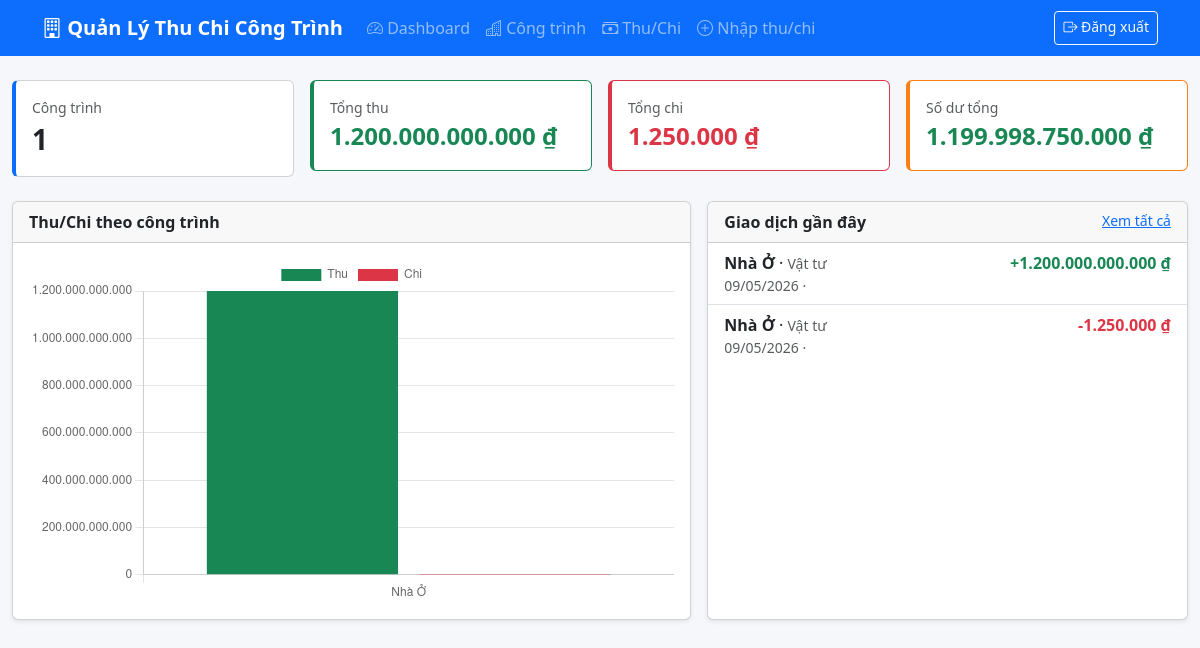
/index.php (signed in), run on the app's committed database.
### tables this page shows
CREATE TABLE giao_dich (
    id INTEGER PRIMARY KEY AUTOINCREMENT,
    cong_trinh_id INTEGER NOT NULL,
    loai TEXT NOT NULL CHECK(loai IN ('thu','chi')),
    danh_muc TEXT,
    so_tien REAL NOT NULL DEFAULT 0,
    ngay TEXT NOT NULL,
    mo_ta TEXT,
    created_at TEXT DEFAULT CURRENT_TIMESTAMP, nguoi_thu_chi TEXT,
    FOREIGN KEY(cong_trinh_id) REFERENCES cong_trinh(id) ON DELETE CASCADE
);

### includes/bootstrap.php (called while the page is built, shortened)
<?php
$CONFIG = require __DIR__ . '/../config.php';
function db(): PDO {
    static $pdo = null;
    if ($pdo) return $pdo;
    global $CONFIG;
    $pdo = new PDO('sqlite:' . $CONFIG['db_path']);
    $pdo->setAttribute(PDO::ATTR_ERRMODE, PDO::ERRMODE_EXCEPTION);
    $pdo->setAttribute(PDO::ATTR_DEFAULT_FETCH_MODE, PDO::FETCH_ASSOC);
    $pdo->exec('PRAGMA foreign_keys = ON');
    return $pdo;
}
function e(?string $s): string { return htmlspecialchars((string)$s, ENT_QUOTES, 'UTF-8'); }
function base_url(string $path = ''): string {
    $script = dirname($_SERVER['SCRIPT_NAME']);
    $root = preg_replace('#/(congtrinh|giaodich|baocao|auth)$#', '', $script);
    return rtrim($root, '/') . '/' . ltrim($path, '/');
}
function fmt_money($n): string {
    return number_format((float)$n, 0, ',', '.') . ' ₫';
}
function fmt_date(?string $d): string {
    $ts = strtotime($d);
    return $ts ? date('d/m/Y', $ts) : e($d);
}

### index.php (the view, shortened to what this page needs)
<?php
require __DIR__ . '/includes/bootstrap.php';
$tot = db()->query("SELECT
  COALESCE(SUM(CASE WHEN loai='thu' THEN so_tien END),0) thu,
  COALESCE(SUM(CASE WHEN loai='chi' THEN so_tien END),0) chi,
  COUNT(*) n FROM giao_dich")->fetch();
$ctCount = (int)db()->query('SELECT COUNT(*) FROM cong_trinh')->fetchColumn();
$recent = db()->query("SELECT g.*, c.ten ct_ten FROM giao_dich g
  JOIN cong_trinh c ON c.id=g.cong_trinh_id ORDER BY g.id DESC LIMIT 8")->fetchAll();
$byCt = db()->query("SELECT c.ten,
  COALESCE(SUM(CASE WHEN g.loai='thu' THEN g.so_tien END),0) thu,
  COALESCE(SUM(CASE WHEN g.loai='chi' THEN g.so_tien END),0) chi
  FROM cong_trinh c LEFT JOIN giao_dich g ON g.cong_trinh_id=c.id
  GROUP BY c.id ORDER BY c.id DESC LIMIT 10")->fetchAll();
require __DIR__ . '/includes/header.php';
?>
<div class="row g-2 g-md-3 mb-4">
  <div class="col-6 col-md-3"><div class="card stat-card p-3"><div class="text-muted small">Công trình</div><div class="fs-3 fw-bold"><?= $ctCount ?></div></div></div>
  <div class="col-6 col-md-3"><div class="card stat-card stat-thu p-3"><div class="text-muted small">Tổng thu</div><div class="fs-4 text-success fw-bold"><?= fmt_money($tot['thu']) ?></div></div></div>
  <div class="col-6 col-md-3"><div class="card stat-card stat-chi p-3"><div class="text-muted small">Tổng chi</div><div class="fs-4 text-danger fw-bold"><?= fmt_money($tot['chi']) ?></div></div></div>
  <div class="col-6 col-md-3"><div class="card stat-card stat-du p-3"><div class="text-muted small">Số dư tổng</div><div class="fs-4 fw-bold <?= ($tot['thu']-$tot['chi'])>=0?'text-success':'text-danger' ?>"><?= fmt_money($tot['thu']-$tot['chi']) ?></div></div></div>
</div>
<div class="row g-3">
  <div class="col-lg-7">
    <div class="card shadow-sm h-100">
      <div class="card-header"><strong>Thu/Chi theo công trình</strong></div>
      <div class="card-body"><canvas id="chartCT" height="160"></canvas></div>
    </div>
  </div>
  <div class="col-lg-5">
    <div class="card shadow-sm h-100">
      <div class="card-header d-flex justify-content-between"><strong>Giao dịch gần đây</strong>
        <a href="<?= e(base_url('giaodich/list.php')) ?>" class="small">Xem tất cả</a></div>
      <ul class="list-group list-group-flush">
        <?php foreach ($recent as $g): ?>
          <li class="list-group-item d-flex justify-content-between">
            <div>
              <div>
                <strong><?= e($g['ct_ten']) ?></strong> · <span class="text-muted small"><?= e($g['danh_muc']) ?></span>
              </div>
              <div class="small text-muted"><?= fmt_date($g['ngay']) ?> · <?= e(mb_strimwidth((string)$g['mo_ta'],0,60,'…')) ?></div>
            </div>
            <div class="text-end <?= $g['loai']==='thu'?'text-success':'text-danger' ?>">
              <strong><?= ($g['loai']==='thu'?'+':'-') . fmt_money($g['so_tien']) ?></strong>
            </div>
          </li>
        <?php endforeach; ?>
      </ul>
    </div>
  </div>
</div>
<script>
new Chart(document.getElementById('chartCT'), {
  type:'bar',
  data:{
    labels: <?= json_encode(array_column($byCt,'ten')) ?>,
    datasets:[
      {label:'Thu', backgroundColor:'#198754', data: <?= json_encode(array_map('floatval',array_column($byCt,'thu'))) ?>},
      {label:'Chi', backgroundColor:'#dc3545', data: <?= json_encode(array_map('floatval',array_column($byCt,'chi'))) ?>},
    ]
  },
  options:{ responsive:true, scales:{ y:{ ticks:{ callback:v=>v.toLocaleString('vi-VN') } } } }
});
</script>
<?php $extra_js = ob_get_clean();
require __DIR__ . '/includes/footer.php';

### includes/header.php (style rules this page uses)
:root { --safe-bottom: env(safe-area-inset-bottom, 0px); }
html, body { -webkit-text-size-adjust: 100%; }
body { background:#f5f7fb; padding-bottom: calc(72px + var(--safe-bottom)); }
@media (min-width: 992px) { body { padding-bottom: 1rem; } }
.stat-card { border-left:4px solid #0d6efd; }
.stat-thu { border-color:#198754; }
.stat-chi { border-color:#dc3545; }
.stat-du { border-color:#fd7e14; }
.stat-card .fs-3,.stat-card .fs-4,.stat-card .fs-5 { word-break: break-word; }

### data on the page
giao_dich: ct_ten "Nhà Ở", danh_muc "Vật tư", ngay "09/05/2026", so_tien "1.200.000.000.000 ₫"
giao_dich: ct_ten "Nhà Ở", danh_muc "Vật tư", ngay "09/05/2026", so_tien "1.250.000 ₫"

### other printed values
$CONFIG['app_name'] "Quản Lý Thu Chi Công Trình"
$ctCount "1"
fmt_money($tot['thu']) "1.200.000.000.000 ₫"
fmt_money($tot['chi']) "1.250.000 ₫"
fmt_money($tot['thu']-$tot['chi']) "1.199.998.750.000 ₫"
chart data {{ json_encode(array_map('floatval',array_column($byCt,'thu'))) }} [1200000000000]
chart data {{ json_encode(array_map('floatval',array_column($byCt,'chi'))) }} [1250000]
